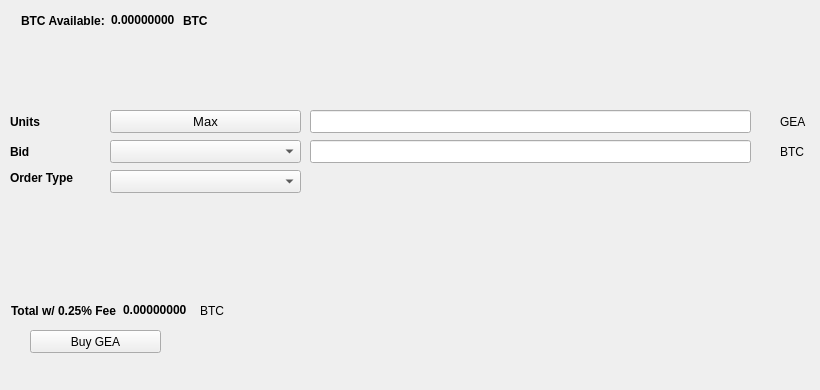
   <widget class="QWidget" name="BuyTab">
    <attribute name="title">
     <string>Buy</string>
    </attribute>
    <widget class="QPushButton" name="BuyGEA">
     <property name="geometry">
      <rect>
       <x>30</x>
       <y>330</y>
       <width>131</width>
       <height>23</height>
      </rect>
     </property>
     <property name="text">
      <string>Buy GEA</string>
     </property>
     <property name="icon">
      <iconset resource="../gea.qrc">
       <normaloff>:/icons/bitcoin</normaloff>:/icons/bitcoin</iconset>
     </property>
    </widget>
    <widget class="QLabel" name="label_3">
     <property name="geometry">
      <rect>
       <x>10</x>
       <y>110</y>
       <width>46</width>
       <height>23</height>
      </rect>
     </property>
     <property name="font">
      <font>
       <weight>75</weight>
       <bold>true</bold>
      </font>
     </property>
     <property name="text">
      <string>Units</string>
     </property>
    </widget>
    <widget class="QLineEdit" name="UnitsInput">
     <property name="geometry">
      <rect>
       <x>310</x>
       <y>110</y>
       <width>441</width>
       <height>23</height>
      </rect>
     </property>
     <property name="font">
      <font>
       <pointsize>9</pointsize>
       <weight>75</weight>
       <bold>true</bold>
      </font>
     </property>
    </widget>
    <widget class="QLineEdit" name="BuyBidPriceEdit">
     <property name="geometry">
      <rect>
       <x>310</x>
       <y>140</y>
       <width>441</width>
       <height>23</height>
      </rect>
     </property>
     <property name="font">
      <font>
       <pointsize>9</pointsize>
       <weight>75</weight>
       <bold>true</bold>
      </font>
     </property>
    </widget>
    <widget class="QLabel" name="label_4">
     <property name="geometry">
      <rect>
       <x>780</x>
       <y>110</y>
       <width>31</width>
       <height>23</height>
      </rect>
     </property>
     <property name="text">
      <string>GEA</string>
     </property>
    </widget>
    <widget class="QLabel" name="label_5">
     <property name="geometry">
      <rect>
       <x>780</x>
       <y>140</y>
       <width>31</width>
       <height>23</height>
      </rect>
     </property>
     <property name="text">
      <string>BTC</string>
     </property>
    </widget>
    <widget class="QLabel" name="label_6">
     <property name="geometry">
      <rect>
       <x>10</x>
       <y>140</y>
       <width>46</width>
       <height>23</height>
      </rect>
     </property>
     <property name="font">
      <font>
       <weight>75</weight>
       <bold>true</bold>
      </font>
     </property>
     <property name="text">
      <string>Bid</string>
     </property>
    </widget>
    <widget class="QLabel" name="label_7">
     <property name="geometry">
      <rect>
       <x>10</x>
       <y>170</y>
       <width>91</width>
       <height>16</height>
      </rect>
     </property>
     <property name="font">
      <font>
       <weight>75</weight>
       <bold>true</bold>
      </font>
     </property>
     <property name="text">
      <string>Order Type</string>
     </property>
    </widget>
    <widget class="QPushButton" name="Buy_Max_Amount">
     <property name="geometry">
      <rect>
       <x>110</x>
       <y>110</y>
       <width>191</width>
       <height>23</height>
      </rect>
     </property>
     <property name="font">
      <font>
       <pointsize>10</pointsize>
      </font>
     </property>
     <property name="text">
      <string>Max</string>
     </property>
    </widget>
    <widget class="QComboBox" name="BuyBidcomboBox">
     <property name="geometry">
      <rect>
       <x>110</x>
       <y>140</y>
       <width>191</width>
       <height>23</height>
      </rect>
     </property>
     <property name="font">
      <font>
       <pointsize>10</pointsize>
      </font>
     </property>
    </widget>
    <widget class="QComboBox" name="buyOrdertypeCombo">
     <property name="geometry">
      <rect>
       <x>110</x>
       <y>170</y>
       <width>191</width>
       <height>23</height>
      </rect>
     </property>
     <property name="font">
      <font>
       <pointsize>10</pointsize>
      </font>
     </property>
    </widget>
    <widget class="QWidget" name="layoutWidget1">
     <property name="geometry">
      <rect>
       <x>21</x>
       <y>11</y>
       <width>227</width>
       <height>19</height>
      </rect>
     </property>
     <layout class="QHBoxLayout" name="horizontalLayout_3">
      <item>
       <widget class="QLabel" name="label232">
        <property name="font">
         <font>
          <weight>75</weight>
          <bold>true</bold>
         </font>
        </property>
        <property name="text">
         <string>BTC Available:</string>
        </property>
       </widget>
      </item>
      <item>
       <widget class="QLabel" name="BtcAvailableLbl">
        <property name="palette">
         <palette>
          <active>
           <colorrole role="WindowText">
            <brush brushstyle="SolidPattern">
             <color alpha="255">
              <red>0</red>
              <green>0</green>
              <blue>0</blue>
             </color>
            </brush>
           </colorrole>
           <colorrole role="Button">
            <brush brushstyle="SolidPattern">
             <color alpha="255">
              <red>0</red>
              <green>170</green>
              <blue>0</blue>
             </color>
            </brush>
           </colorrole>
           <colorrole role="Light">
            <brush brushstyle="SolidPattern">
             <color alpha="255">
              <red>0</red>
              <green>255</green>
              <blue>0</blue>
             </color>
            </brush>
           </colorrole>
           <colorrole role="Midlight">
            <brush brushstyle="SolidPattern">
             <color alpha="255">
              <red>0</red>
              <green>212</green>
              <blue>0</blue>
             </color>
            </brush>
           </colorrole>
           <colorrole role="Dark">
            <brush brushstyle="SolidPattern">
             <color alpha="255">
              <red>0</red>
              <green>85</green>
              <blue>0</blue>
             </color>
            </brush>
           </colorrole>
           <colorrole role="Mid">
            <brush brushstyle="SolidPattern">
             <color alpha="255">
              <red>0</red>
              <green>113</green>
              <blue>0</blue>
             </color>
            </brush>
           </colorrole>
           <colorrole role="Text">
            <brush brushstyle="SolidPattern">
             <color alpha="255">
              <red>0</red>
              <green>170</green>
              <blue>0</blue>
             </color>
            </brush>
           </colorrole>
           <colorrole role="BrightText">
            <brush brushstyle="SolidPattern">
             <color alpha="255">
              <red>255</red>
              <green>255</green>
              <blue>255</blue>
             </color>
            </brush>
           </colorrole>
           <colorrole role="ButtonText">
            <brush brushstyle="SolidPattern">
             <color alpha="255">
              <red>0</red>
              <green>0</green>
              <blue>0</blue>
             </color>
            </brush>
           </colorrole>
           <colorrole role="Base">
            <brush brushstyle="SolidPattern">
             <color alpha="255">
              <red>255</red>
              <green>255</green>
              <blue>255</blue>
             </color>
            </brush>
           </colorrole>
           <colorrole role="Window">
            <brush brushstyle="SolidPattern">
             <color alpha="255">
              <red>0</red>
              <green>170</green>
              <blue>0</blue>
             </color>
            </brush>
           </colorrole>
           <colorrole role="Shadow">
            <brush brushstyle="SolidPattern">
             <color alpha="255">
              <red>0</red>
              <green>0</green>
              <blue>0</blue>
             </color>
            </brush>
           </colorrole>
           <colorrole role="AlternateBase">
            <brush brushstyle="SolidPattern">
             <color alpha="255">
              <red>127</red>
              <green>212</green>
              <blue>127</blue>
             </color>
            </brush>
           </colorrole>
           <colorrole role="ToolTipBase">
            <brush brushstyle="SolidPattern">
             <color alpha="255">
              <red>255</red>
              <green>255</green>
              <blue>220</blue>
             </color>
            </brush>
           </colorrole>
           <colorrole role="ToolTipText">
            <brush brushstyle="SolidPattern">
             <color alpha="255">
              <red>0</red>
              <green>0</green>
              <blue>0</blue>
             </color>
            </brush>
           </colorrole>
          </active>
          <inactive>
           <colorrole role="WindowText">
            <brush brushstyle="SolidPattern">
             <color alpha="255">
              <red>0</red>
              <green>0</green>
              <blue>0</blue>
             </color>
            </brush>
           </colorrole>
           <colorrole role="Button">
            <brush brushstyle="SolidPattern">
             <color alpha="255">
              <red>0</red>
              <green>170</green>
              <blue>0</blue>
             </color>
            </brush>
           </colorrole>
           <colorrole role="Light">
            <brush brushstyle="SolidPattern">
             <color alpha="255">
              <red>0</red>
              <green>255</green>
              <blue>0</blue>
             </color>
            </brush>
           </colorrole>
           <colorrole role="Midlight">
            <brush brushstyle="SolidPattern">
             <color alpha="255">
              <red>0</red>
              <green>212</green>
              <blue>0</blue>
             </color>
            </brush>
           </colorrole>
           <colorrole role="Dark">
            <brush brushstyle="SolidPattern">
             <color alpha="255">
              <red>0</red>
              <green>85</green>
              <blue>0</blue>
             </color>
            </brush>
           </colorrole>
           <colorrole role="Mid">
            <brush brushstyle="SolidPattern">
             <color alpha="255">
              <red>0</red>
              <green>113</green>
              <blue>0</blue>
             </color>
            </brush>
           </colorrole>
           <colorrole role="Text">
            <brush brushstyle="SolidPattern">
             <color alpha="255">
              <red>0</red>
              <green>170</green>
              <blue>0</blue>
             </color>
            </brush>
           </colorrole>
           <colorrole role="BrightText">
            <brush brushstyle="SolidPattern">
             <color alpha="255">
              <red>255</red>
              <green>255</green>
              <blue>255</blue>
             </color>
            </brush>
           </colorrole>
           <colorrole role="ButtonText">
            <brush brushstyle="SolidPattern">
             <color alpha="255">
              <red>0</red>
              <green>0</green>
              <blue>0</blue>
             </color>
            </brush>
           </colorrole>
           <colorrole role="Base">
            <brush brushstyle="SolidPattern">
             <color alpha="255">
              <red>255</red>
              <green>255</green>
              <blue>255</blue>
             </color>
            </brush>
           </colorrole>
           <colorrole role="Window">
            <brush brushstyle="SolidPattern">
             <color alpha="255">
              <red>0</red>
              <green>170</green>
              <blue>0</blue>
             </color>
            </brush>
           </colorrole>
           <colorrole role="Shadow">
            <brush brushstyle="SolidPattern">
             <color alpha="255">
              <red>0</red>
              <green>0</green>
              <blue>0</blue>
             </color>
            </brush>
           </colorrole>
           <colorrole role="AlternateBase">
            <brush brushstyle="SolidPattern">
             <color alpha="255">
              <red>127</red>
              <green>212</green>
              <blue>127</blue>
             </color>
            </brush>
           </colorrole>
           <colorrole role="ToolTipBase">
            <brush brushstyle="SolidPattern">
             <color alpha="255">
              <red>255</red>
              <green>255</green>
              <blue>220</blue>
             </color>
            </brush>
           </colorrole>
           <colorrole role="ToolTipText">
            <brush brushstyle="SolidPattern">
             <color alpha="255">
              <red>0</red>
              <green>0</green>
              <blue>0</blue>
             </color>
            </brush>
           </colorrole>
          </inactive>
          <disabled>
           <colorrole role="WindowText">
            <brush brushstyle="SolidPattern">
             <color alpha="255">
              <red>0</red>
              <green>85</green>
              <blue>0</blue>
             </color>
            </brush>
           </colorrole>
           <colorrole role="Button">
            <brush brushstyle="SolidPattern">
             <color alpha="255">
              <red>0</red>
              <green>170</green>
              <blue>0</blue>
             </color>
            </brush>
           </colorrole>
           <colorrole role="Light">
            <brush brushstyle="SolidPattern">
             <color alpha="255">
              <red>0</red>
              <green>255</green>
              <blue>0</blue>
             </color>
            </brush>
           </colorrole>
           <colorrole role="Midlight">
            <brush brushstyle="SolidPattern">
             <color alpha="255">
              <red>0</red>
              <green>212</green>
              <blue>0</blue>
             </color>
            </brush>
           </colorrole>
           <colorrole role="Dark">
            <brush brushstyle="SolidPattern">
             <color alpha="255">
              <red>0</red>
              <green>85</green>
              <blue>0</blue>
             </color>
            </brush>
           </colorrole>
           <colorrole role="Mid">
            <brush brushstyle="SolidPattern">
             <color alpha="255">
              <red>0</red>
              <green>113</green>
              <blue>0</blue>
             </color>
            </brush>
           </colorrole>
           <colorrole role="Text">
            <brush brushstyle="SolidPattern">
             <color alpha="255">
              <red>0</red>
              <green>85</green>
              <blue>0</blue>
             </color>
            </brush>
           </colorrole>
           <colorrole role="BrightText">
            <brush brushstyle="SolidPattern">
             <color alpha="255">
              <red>255</red>
              <green>255</green>
              <blue>255</blue>
             </color>
            </brush>
           </colorrole>
           <colorrole role="ButtonText">
            <brush brushstyle="SolidPattern">
             <color alpha="255">
              <red>0</red>
              <green>85</green>
              <blue>0</blue>
             </color>
            </brush>
           </colorrole>
           <colorrole role="Base">
            <brush brushstyle="SolidPattern">
             <color alpha="255">
              <red>0</red>
              <green>170</green>
              <blue>0</blue>
             </color>
            </brush>
           </colorrole>
           <colorrole role="Window">
            <brush brushstyle="SolidPattern">
             <color alpha="255">
              <red>0</red>
              <green>170</green>
              <blue>0</blue>
             </color>
            </brush>
           </colorrole>
           <colorrole role="Shadow">
            <brush brushstyle="SolidPattern">
             <color alpha="255">
              <red>0</red>
              <green>0</green>
              <blue>0</blue>
             </color>
            </brush>
           </colorrole>
           <colorrole role="AlternateBase">
            <brush brushstyle="SolidPattern">
             <color alpha="255">
              <red>0</red>
              <green>170</green>
              <blue>0</blue>
             </color>
            </brush>
           </colorrole>
           <colorrole role="ToolTipBase">
            <brush brushstyle="SolidPattern">
             <color alpha="255">
              <red>255</red>
              <green>255</green>
              <blue>220</blue>
             </color>
            </brush>
           </colorrole>
           <colorrole role="ToolTipText">
            <brush brushstyle="SolidPattern">
             <color alpha="255">
              <red>0</red>
              <green>0</green>
              <blue>0</blue>
             </color>
            </brush>
           </colorrole>
          </disabled>
         </palette>
        </property>
        <property name="font">
         <font>
          <weight>75</weight>
          <bold>true</bold>
         </font>
        </property>
        <property name="text">
         <string>0.00000000</string>
        </property>
        <property name="textInteractionFlags">
         <set>Qt::LinksAccessibleByMouse|Qt::TextSelectableByKeyboard|Qt::TextSelectableByMouse</set>
        </property>
       </widget>
      </item>
      <item>
       <widget class="QLabel" name="BtcAvailableLbl_2">
        <property name="font">
         <font>
          <weight>75</weight>
          <bold>true</bold>
         </font>
        </property>
        <property name="text">
         <string>BTC</string>
        </property>
       </widget>
      </item>
     </layout>
    </widget>
    <widget class="QWidget" name="layoutWidge2">
     <property name="geometry">
      <rect>
       <x>11</x>
       <y>301</y>
       <width>259</width>
       <height>19</height>
      </rect>
     </property>
     <layout class="QHBoxLayout" name="horizontalLayout_4">
      <item>
       <widget class="QLabel" name="label_9">
        <property name="font">
         <font>
          <weight>75</weight>
          <bold>true</bold>
         </font>
        </property>
        <property name="text">
         <string>Total w/ 0.25% Fee</string>
        </property>
       </widget>
      </item>
      <item>
       <widget class="QLabel" name="BuyCostLabel">
        <property name="palette">
         <palette>
          <active>
           <colorrole role="WindowText">
            <brush brushstyle="SolidPattern">
             <color alpha="255">
              <red>0</red>
              <green>0</green>
              <blue>0</blue>
             </color>
            </brush>
           </colorrole>
           <colorrole role="Button">
            <brush brushstyle="SolidPattern">
             <color alpha="255">
              <red>0</red>
              <green>170</green>
              <blue>0</blue>
             </color>
            </brush>
           </colorrole>
           <colorrole role="Light">
            <brush brushstyle="SolidPattern">
             <color alpha="255">
              <red>0</red>
              <green>255</green>
              <blue>0</blue>
             </color>
            </brush>
           </colorrole>
           <colorrole role="Midlight">
            <brush brushstyle="SolidPattern">
             <color alpha="255">
              <red>0</red>
              <green>212</green>
              <blue>0</blue>
             </color>
            </brush>
           </colorrole>
           <colorrole role="Dark">
            <brush brushstyle="SolidPattern">
             <color alpha="255">
              <red>0</red>
              <green>85</green>
              <blue>0</blue>
             </color>
            </brush>
           </colorrole>
           <colorrole role="Mid">
            <brush brushstyle="SolidPattern">
             <color alpha="255">
              <red>0</red>
              <green>113</green>
              <blue>0</blue>
             </color>
            </brush>
           </colorrole>
           <colorrole role="Text">
            <brush brushstyle="SolidPattern">
             <color alpha="255">
              <red>0</red>
              <green>170</green>
              <blue>0</blue>
             </color>
            </brush>
           </colorrole>
           <colorrole role="BrightText">
            <brush brushstyle="SolidPattern">
             <color alpha="255">
              <red>255</red>
              <green>255</green>
              <blue>255</blue>
             </color>
            </brush>
           </colorrole>
           <colorrole role="ButtonText">
            <brush brushstyle="SolidPattern">
             <color alpha="255">
              <red>0</red>
              <green>0</green>
              <blue>0</blue>
             </color>
            </brush>
           </colorrole>
           <colorrole role="Base">
            <brush brushstyle="SolidPattern">
             <color alpha="255">
              <red>255</red>
              <green>255</green>
              <blue>255</blue>
             </color>
            </brush>
           </colorrole>
           <colorrole role="Window">
            <brush brushstyle="SolidPattern">
             <color alpha="255">
              <red>0</red>
              <green>170</green>
              <blue>0</blue>
             </color>
            </brush>
           </colorrole>
           <colorrole role="Shadow">
            <brush brushstyle="SolidPattern">
             <color alpha="255">
              <red>0</red>
              <green>0</green>
              <blue>0</blue>
             </color>
            </brush>
           </colorrole>
           <colorrole role="AlternateBase">
            <brush brushstyle="SolidPattern">
             <color alpha="255">
              <red>127</red>
              <green>212</green>
              <blue>127</blue>
             </color>
            </brush>
           </colorrole>
           <colorrole role="ToolTipBase">
            <brush brushstyle="SolidPattern">
             <color alpha="255">
              <red>255</red>
              <green>255</green>
              <blue>220</blue>
             </color>
            </brush>
           </colorrole>
           <colorrole role="ToolTipText">
            <brush brushstyle="SolidPattern">
             <color alpha="255">
              <red>0</red>
              <green>0</green>
              <blue>0</blue>
             </color>
            </brush>
           </colorrole>
          </active>
          <inactive>
           <colorrole role="WindowText">
            <brush brushstyle="SolidPattern">
             <color alpha="255">
              <red>0</red>
              <green>0</green>
              <blue>0</blue>
             </color>
            </brush>
           </colorrole>
           <colorrole role="Button">
            <brush brushstyle="SolidPattern">
             <color alpha="255">
              <red>0</red>
              <green>170</green>
              <blue>0</blue>
             </color>
            </brush>
           </colorrole>
           <colorrole role="Light">
            <brush brushstyle="SolidPattern">
             <color alpha="255">
              <red>0</red>
              <green>255</green>
              <blue>0</blue>
             </color>
            </brush>
           </colorrole>
           <colorrole role="Midlight">
            <brush brushstyle="SolidPattern">
             <color alpha="255">
              <red>0</red>
              <green>212</green>
              <blue>0</blue>
             </color>
            </brush>
           </colorrole>
           <colorrole role="Dark">
            <brush brushstyle="SolidPattern">
             <color alpha="255">
              <red>0</red>
              <green>85</green>
              <blue>0</blue>
             </color>
            </brush>
           </colorrole>
           <colorrole role="Mid">
            <brush brushstyle="SolidPattern">
             <color alpha="255">
              <red>0</red>
              <green>113</green>
              <blue>0</blue>
             </color>
            </brush>
           </colorrole>
           <colorrole role="Text">
            <brush brushstyle="SolidPattern">
             <color alpha="255">
              <red>0</red>
              <green>170</green>
              <blue>0</blue>
             </color>
            </brush>
           </colorrole>
           <colorrole role="BrightText">
            <brush brushstyle="SolidPattern">
             <color alpha="255">
              <red>255</red>
              <green>255</green>
              <blue>255</blue>
             </color>
            </brush>
           </colorrole>
           <colorrole role="ButtonText">
            <brush brushstyle="SolidPattern">
             <color alpha="255">
              <red>0</red>
              <green>0</green>
              <blue>0</blue>
             </color>
            </brush>
           </colorrole>
           <colorrole role="Base">
            <brush brushstyle="SolidPattern">
             <color alpha="255">
              <red>255</red>
              <green>255</green>
              <blue>255</blue>
             </color>
            </brush>
           </colorrole>
           <colorrole role="Window">
            <brush brushstyle="SolidPattern">
             <color alpha="255">
              <red>0</red>
              <green>170</green>
              <blue>0</blue>
             </color>
            </brush>
           </colorrole>
           <colorrole role="Shadow">
            <brush brushstyle="SolidPattern">
             <color alpha="255">
              <red>0</red>
              <green>0</green>
              <blue>0</blue>
             </color>
            </brush>
           </colorrole>
           <colorrole role="AlternateBase">
            <brush brushstyle="SolidPattern">
             <color alpha="255">
              <red>127</red>
              <green>212</green>
              <blue>127</blue>
             </color>
            </brush>
           </colorrole>
           <colorrole role="ToolTipBase">
            <brush brushstyle="SolidPattern">
             <color alpha="255">
              <red>255</red>
              <green>255</green>
              <blue>220</blue>
             </color>
            </brush>
           </colorrole>
           <colorrole role="ToolTipText">
            <brush brushstyle="SolidPattern">
             <color alpha="255">
              <red>0</red>
              <green>0</green>
              <blue>0</blue>
             </color>
            </brush>
           </colorrole>
          </inactive>
          <disabled>
           <colorrole role="WindowText">
            <brush brushstyle="SolidPattern">
             <color alpha="255">
              <red>0</red>
              <green>85</green>
              <blue>0</blue>
             </color>
            </brush>
           </colorrole>
           <colorrole role="Button">
            <brush brushstyle="SolidPattern">
             <color alpha="255">
              <red>0</red>
              <green>170</green>
              <blue>0</blue>
             </color>
            </brush>
           </colorrole>
           <colorrole role="Light">
            <brush brushstyle="SolidPattern">
             <color alpha="255">
              <red>0</red>
              <green>255</green>
              <blue>0</blue>
             </color>
            </brush>
           </colorrole>
           <colorrole role="Midlight">
            <brush brushstyle="SolidPattern">
             <color alpha="255">
              <red>0</red>
              <green>212</green>
              <blue>0</blue>
             </color>
            </brush>
           </colorrole>
           <colorrole role="Dark">
            <brush brushstyle="SolidPattern">
             <color alpha="255">
              <red>0</red>
              <green>85</green>
              <blue>0</blue>
             </color>
            </brush>
           </colorrole>
           <colorrole role="Mid">
            <brush brushstyle="SolidPattern">
             <color alpha="255">
              <red>0</red>
              <green>113</green>
              <blue>0</blue>
             </color>
            </brush>
           </colorrole>
           <colorrole role="Text">
            <brush brushstyle="SolidPattern">
             <color alpha="255">
              <red>0</red>
              <green>85</green>
              <blue>0</blue>
             </color>
            </brush>
           </colorrole>
           <colorrole role="BrightText">
            <brush brushstyle="SolidPattern">
             <color alpha="255">
              <red>255</red>
              <green>255</green>
              <blue>255</blue>
             </color>
            </brush>
           </colorrole>
           <colorrole role="ButtonText">
            <brush brushstyle="SolidPattern">
             <color alpha="255">
              <red>0</red>
              <green>85</green>
              <blue>0</blue>
             </color>
            </brush>
           </colorrole>
           <colorrole role="Base">
            <brush brushstyle="SolidPattern">
             <color alpha="255">
              <red>0</red>
              <green>170</green>
              <blue>0</blue>
             </color>
            </brush>
           </colorrole>
           <colorrole role="Window">
            <brush brushstyle="SolidPattern">
             <color alpha="255">
              <red>0</red>
              <green>170</green>
              <blue>0</blue>
             </color>
            </brush>
           </colorrole>
           <colorrole role="Shadow">
            <brush brushstyle="SolidPattern">
             <color alpha="255">
              <red>0</red>
              <green>0</green>
              <blue>0</blue>
             </color>
            </brush>
           </colorrole>
           <colorrole role="AlternateBase">
            <brush brushstyle="SolidPattern">
             <color alpha="255">
              <red>0</red>
              <green>170</green>
              <blue>0</blue>
             </color>
            </brush>
           </colorrole>
           <colorrole role="ToolTipBase">
            <brush brushstyle="SolidPattern">
             <color alpha="255">
              <red>255</red>
              <green>255</green>
              <blue>220</blue>
             </color>
            </brush>
           </colorrole>
           <colorrole role="ToolTipText">
            <brush brushstyle="SolidPattern">
             <color alpha="255">
              <red>0</red>
              <green>0</green>
              <blue>0</blue>
             </color>
            </brush>
           </colorrole>
          </disabled>
         </palette>
        </property>
        <property name="font">
         <font>
          <weight>75</weight>
          <bold>true</bold>
         </font>
        </property>
        <property name="autoFillBackground">
         <bool>false</bool>
        </property>
        <property name="text">
         <string>0.00000000</string>
        </property>
        <property name="textInteractionFlags">
         <set>Qt::LinksAccessibleByMouse|Qt::TextSelectableByMouse</set>
        </property>
       </widget>
      </item>
      <item>
       <widget class="QLabel" name="label_10">
        <property name="font">
         <font>
          <weight>50</weight>
          <bold>false</bold>
         </font>
        </property>
        <property name="text">
         <string>BTC</string>
        </property>
       </widget>
      </item>
     </layout>
    </widget>
    <widget class="QLabel" name="label_24">
     <property name="geometry">
      <rect>
       <x>460</x>
       <y>300</y>
       <width>281</width>
       <height>81</height>
      </rect>
     </property>
     <property name="text">
      <string/>
     </property>
     <property name="pixmap">
      <pixmap>:/images/bittrex</pixmap>
     </property>
    </widget>
   </widget>
